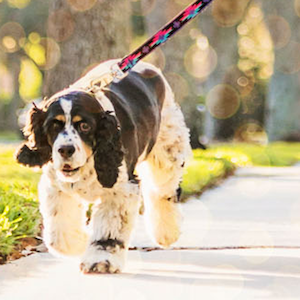
#> input picture raw_images/dog.png, 300 x 300 px
$ python median_filter.py
#> lines starting #> are read from the running program, lines starting #| are printed output that depends on the picture; after the words box and inside, x2 and y2 are one past the last pixel; in counts of white or black regions, pixels touching at a corner belong together
import numpy as np
import cv2
import scipy
import scipy.signal


def add_salt_and_pepper(image):
    s_vs_p = 0.5
    amount = 0.004
    out = np.copy(image)
    # Salt mode
    num_salt = np.ceil(amount * image.size * s_vs_p)
    coords = [np.random.randint(0, i - 1, int(num_salt))
          for i in image.shape]
    out[coords] = 1

    # Pepper mode
    num_pepper = np.ceil(amount* image.size * (1. - s_vs_p))
    coords = [np.random.randint(0, i - 1, int(num_pepper))
          for i in image.shape]
    out[coords] = 0
    return out


def do():
    image = cv2.imread('raw_images/dog.png')
#> image is the input picture: shape (300, 300, 3); mean B, G, R 145.7, 174.2, 188.6
    gray_image = cv2.cvtColor(image, cv2.COLOR_BGR2GRAY)
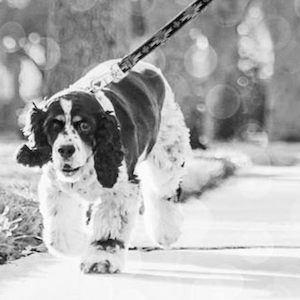
#> gray_image: shape (300, 300); min 0, max 255, mean 175.2
    image = add_salt_and_pepper(gray_image)
#> in add_salt_and_pepper, `out[coords] = 1`:
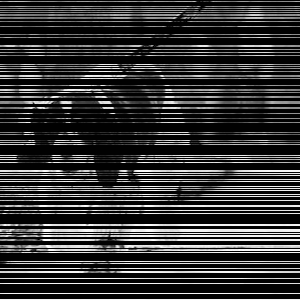
#> out: shape (300, 300); min 0, max 254, mean 52.7
#> in add_salt_and_pepper, `out[coords] = 0`:
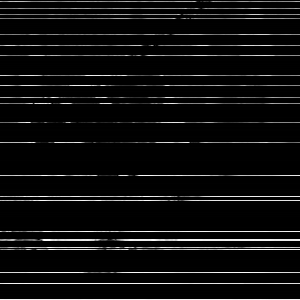
#> out: shape (300, 300); min 0, max 254, mean 14

    cv2.imwrite('processed_images/dog_salt_pepper.png', image)

    convolution = scipy.signal.medfilt(image, kernel_size=5)
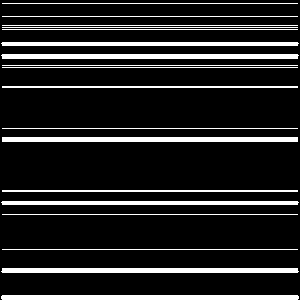
#> convolution: shape (300, 300); values 0 (black) and 1 (white), 13.8% white; 18 white regions, largest, box (x1, y1, x2, y2) and area: (1, 295, 299, 300) 1486, (1, 54, 299, 59) 1482, (1, 268, 299, 273) 1482

    cv2.imwrite('processed_images/median_dog.png', convolution)

if __name__ == '__main__':
    do()

$ run again, with raw_images/2.jpg saved as raw_images/dog.png
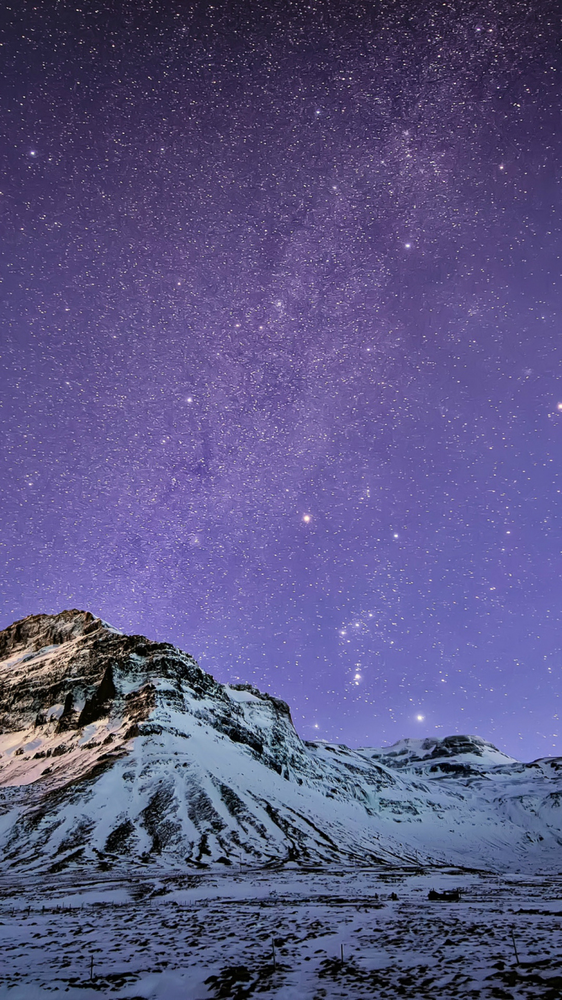
#> input picture raw_images/2.jpg, 562 x 1000 px, shrunk from 1080 x 1920 before the run
#> in do, image is the input picture: shape (1000, 562, 3); mean B, G, R 131.1, 85.2, 90
#> in do, `gray_image = cv2.cvtColor(image, cv2.COLOR_BGR2GRAY)`:
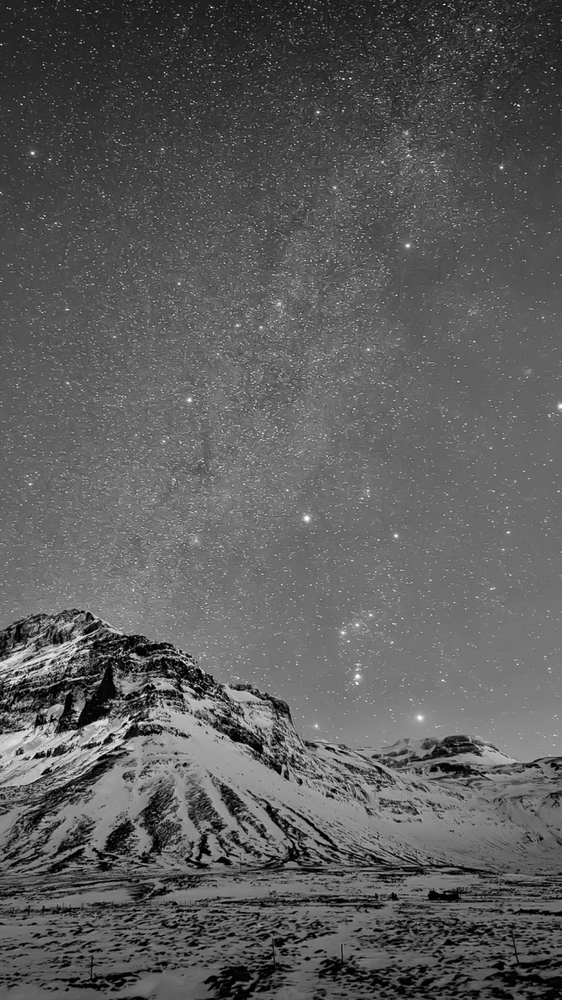
#> gray_image: shape (1000, 562); min 0, max 255, mean 91.9
#> in do, `convolution = scipy.signal.medfilt(image, kernel_size=5)`:
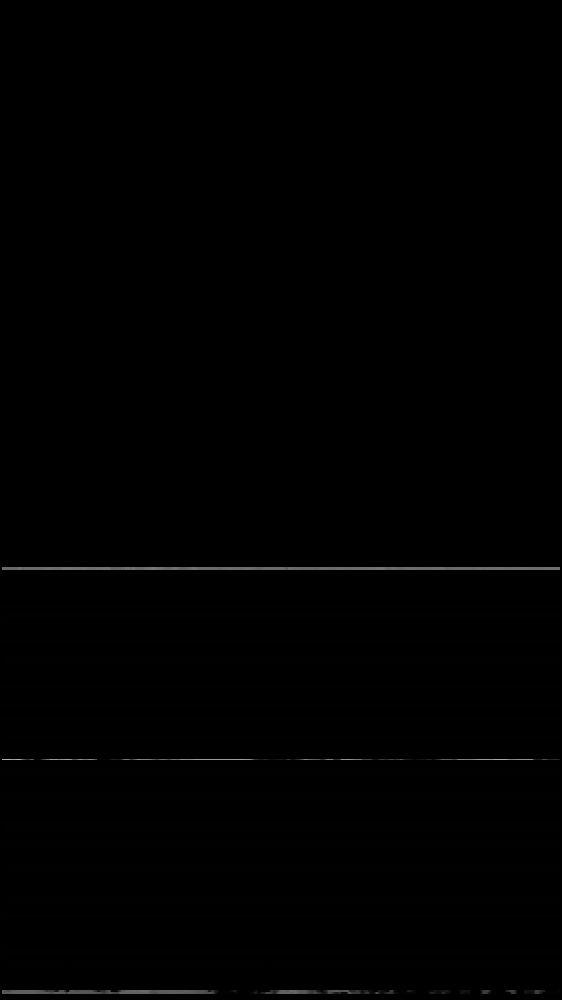
#> convolution: shape (1000, 562); min 0, max 178, mean 0.7
